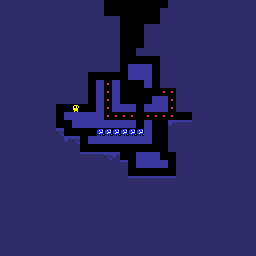

This game map was drawn from its Tiled (.tmx) file and the tilesets committed beside it. A one-line description and the full map source follow:
An orthogonal 32x32 tile map with 8x8 px tiles, 1 tile layer (Tile Layer 1).

<map version="1.2" tiledversion="1.2.4" orientation="orthogonal" renderorder="right-down" width="32" height="32" tilewidth="8" tileheight="8" infinite="0" nextlayerid="2" nextobjectid="1">
 <tileset firstgid="1" source="pac.tsx" />
 <layer id="1" name="Tile Layer 1" width="32" height="32">
  <data encoding="csv">
43,43,43,43,43,43,43,43,43,43,43,43,43,1,1,1,1,1,1,1,1,43,43,43,43,43,43,43,43,43,43,43,
43,43,43,43,43,43,43,43,43,43,43,43,43,1,1,1,1,1,1,1,43,43,43,43,43,43,43,43,43,43,43,43,
43,43,43,43,43,43,43,43,43,43,43,43,43,43,43,1,1,1,1,1,43,43,43,43,43,43,43,43,43,43,43,43,
43,43,43,43,43,43,43,43,43,43,43,43,43,43,43,1,1,1,43,43,43,43,43,43,43,43,43,43,43,43,43,43,
43,43,43,43,43,43,43,43,43,43,43,43,43,43,43,1,1,1,43,43,43,43,43,43,43,43,43,43,43,43,43,43,
43,43,43,43,43,43,43,43,43,43,43,43,43,43,43,1,1,1,43,43,43,43,43,43,43,43,43,43,43,43,43,43,
43,43,43,43,43,43,43,43,43,43,43,43,43,43,43,1,1,43,43,43,43,43,43,43,43,43,43,43,43,43,43,43,
43,43,43,43,43,43,43,43,43,43,43,43,43,43,43,1,1,1,1,1,43,43,43,43,43,43,43,43,43,43,43,43,
43,43,43,43,43,43,43,43,43,43,43,43,43,43,43,1,23,23,23,1,43,43,43,43,43,43,43,43,43,43,43,43,
43,43,43,43,43,43,43,43,43,43,43,1,1,1,1,1,23,23,23,1,43,43,43,43,43,43,43,43,43,43,43,43,
43,43,43,43,43,43,43,43,43,43,43,1,23,3,23,1,1,1,23,1,43,43,43,43,43,43,43,43,43,43,43,43,
43,43,43,43,43,43,43,43,43,43,43,1,23,3,23,1,1,1,1,1,3,3,43,43,43,43,43,43,43,43,43,43,
43,43,43,43,43,43,43,43,43,43,43,1,23,3,23,1,1,1,1,23,23,3,43,43,43,43,43,43,43,43,43,43,
43,43,43,43,43,43,43,1,1,2,1,1,23,3,23,23,23,1,23,23,23,3,43,43,43,43,43,43,43,43,43,43,
43,43,43,43,43,43,43,1,23,23,23,23,23,3,3,3,3,1,3,3,3,3,1,1,43,43,43,43,43,43,43,43,
43,43,43,43,43,43,43,1,1,23,23,23,23,23,23,23,23,1,23,1,1,31,33,33,43,43,43,43,43,43,43,43,
43,43,43,43,43,43,43,32,1,1,1,1,4,4,4,4,4,4,23,1,1,43,43,43,43,43,43,43,43,43,43,43,
43,43,43,43,43,43,43,43,31,32,1,23,23,23,23,23,23,23,23,1,1,43,43,43,43,43,43,43,43,43,43,43,
43,43,43,43,43,43,43,43,43,43,1,1,1,1,1,1,1,1,1,1,1,43,43,43,43,43,43,43,43,43,43,43,
43,43,43,43,43,43,43,43,43,43,33,33,33,32,31,1,1,23,23,23,1,1,43,43,43,43,43,43,43,43,43,43,
43,43,43,43,43,43,43,43,43,43,43,43,43,43,43,33,1,23,23,23,23,1,43,43,43,43,43,43,43,43,43,43,
43,43,43,43,43,43,43,43,43,43,43,43,43,43,43,43,1,1,1,1,1,1,43,43,43,43,43,43,43,43,43,43,
43,43,43,43,43,43,43,43,43,43,43,43,43,43,43,43,33,33,33,33,33,33,43,43,43,43,43,43,43,43,43,43,
43,43,43,43,43,43,43,43,43,43,43,43,43,43,43,43,43,43,43,43,43,43,43,43,43,43,43,43,43,43,43,43,
43,43,43,43,43,43,43,43,43,43,43,43,43,43,43,43,43,43,43,43,43,43,43,43,43,43,43,43,43,43,43,43,
43,43,43,43,43,43,43,43,43,43,43,43,43,43,43,43,43,43,43,43,43,43,43,43,43,43,43,43,43,43,43,43,
43,43,43,43,43,43,43,43,43,43,43,43,43,43,43,43,43,43,43,43,43,43,43,43,43,43,43,43,43,43,43,43,
43,43,43,43,43,43,43,43,43,43,43,43,43,43,43,43,43,43,43,43,43,43,43,43,43,43,43,43,43,43,43,43,
43,43,43,43,43,43,43,43,43,43,43,43,43,43,43,43,43,43,43,43,43,43,43,43,43,43,43,43,43,43,43,43,
43,43,43,43,43,43,43,43,43,43,43,43,43,43,43,43,43,43,43,43,43,43,43,43,43,43,43,43,43,43,43,43,
43,43,43,43,43,43,43,43,43,43,43,43,43,43,43,43,43,43,43,43,43,43,43,43,43,43,43,43,43,43,43,43,
43,43,43,43,43,43,43,43,43,43,43,43,43,43,43,43,43,43,43,43,43,43,43,43,43,43,43,43,43,43,43,43
</data>
 </layer>
</map>
